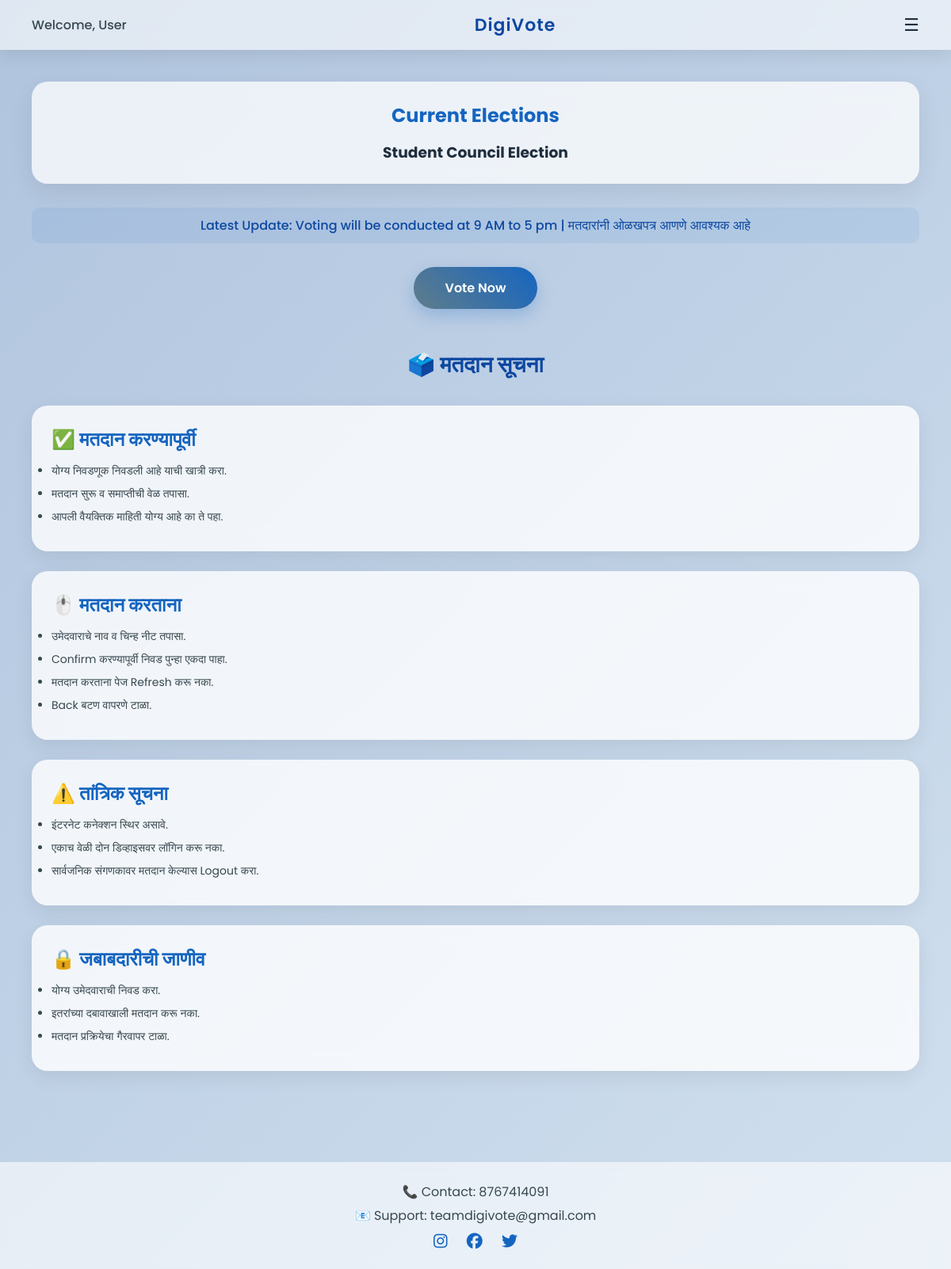
/user_home, run on an earlier commit of the app's database.
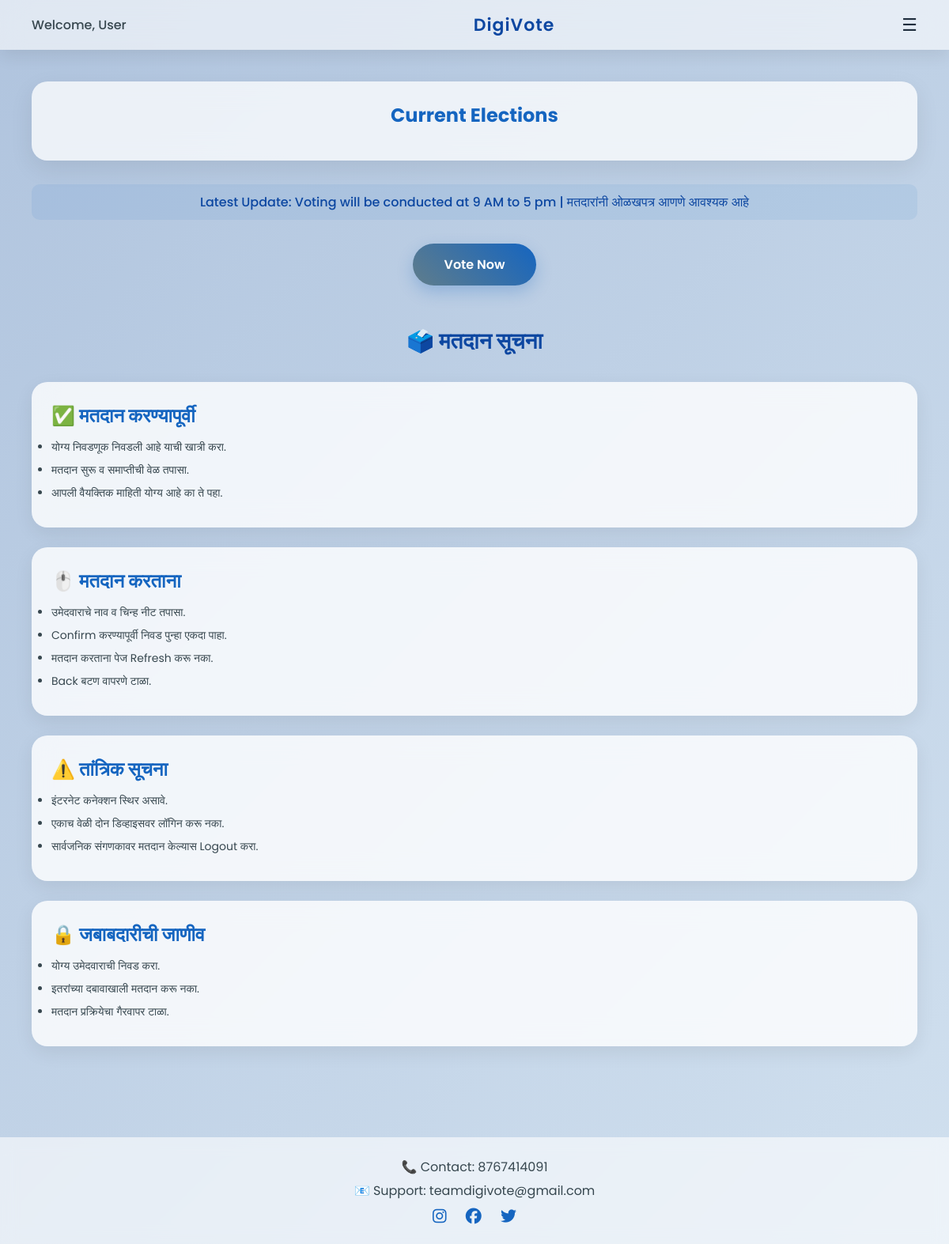
And on a later commit of the database.
### tables this page shows
CREATE TABLE "election_info" (
	"eid"	INTEGER NOT NULL,
	"election_name"	TEXT NOT NULL,
	"election_date"	TEXT NOT NULL,
	"start_time"	TEXT NOT NULL,
	"end_time"	TEXT NOT NULL,
	PRIMARY KEY("eid")
);

### app.py (the view)
@app.route('/user_home')
def user_home():
    conn=sqlite3.connect('online_voting.db')
    try:
      cur=conn.cursor()
      cur.execute("SELECT election_name FROM election_info ORDER BY eid DESC")
      elections=cur.fetchall()
    finally:
     conn.close()
    return render_template('user_home.html', elections=elections)

### templates/user_home.html (shortened to what this page needs)
<!DOCTYPE html>
<html lang="en">
<head>
    <link rel="stylesheet" href="/static/css/user.css">
    <link rel="stylesheet"
          href="https://cdnjs.cloudflare.com/ajax/libs/font-awesome/6.5.1/css/all.min.css">
</head>
<body>
<nav class="navbar">
    <div class="nav-left">
        <span class="welcome">Welcome, User</span>
    </div>
    <div class="nav-center">
        <span class="brand">DigiVote</span>
    </div>
    <div class="nav-right">
        <div class="menu-icon" onclick="toggleMenu()">
            ☰
        </div>
    </div>
</nav>
<main class="main-content">
    <section class="election-box" >
        <h2>Current Elections</h2>
    {% for e in elections%}
        <h3>{{e[0]}}</h3>
    {%endfor%}
    </section>
    <section class="updates">
        <marquee behavior="scroll" direction="left">
            Latest Update: Voting will be conducted at 9 AM to 5 pm | मतदारांनी ओळखपत्र आणणे आवश्यक आहे
        </marquee>
    </section>
    <section class="vote-section">
        <button class="vote-btn" onclick="window.location.href='/vote_page'">
            Vote Now
        </button>
    </section>
    <div class="vote-guide-container">
    <h1 class="main-title">🗳️ मतदान सूचना</h1>
    <div class="guide-card">
        <h2>✅ मतदान करण्यापूर्वी</h2>
        <ul>
            <li>योग्य निवडणूक निवडली आहे याची खात्री करा.</li>
            <li>मतदान सुरू व समाप्तीची वेळ तपासा.</li>
            <li>आपली वैयक्तिक माहिती योग्य आहे का ते पहा.</li>
        </ul>
    </div>
    <div class="guide-card">
        <h2>🖱️ मतदान करताना</h2>
        <ul>
            <li>उमेदवाराचे नाव व चिन्ह नीट तपासा.</li>
            <li>Confirm करण्यापूर्वी निवड पुन्हा एकदा पाहा.</li>
            <li>मतदान करताना पेज Refresh करू नका.</li>
            <li>Back बटण वापरणे टाळा.</li>
        </ul>
    </div>
    <div class="guide-card">
        <h2>⚠️ तांत्रिक सूचना</h2>
        <ul>
            <li>इंटरनेट कनेक्शन स्थिर असावे.</li>
            <li>एकाच वेळी दोन डिव्हाइसवर लॉगिन करू नका.</li>
            <li>सार्वजनिक संगणकावर मतदान केल्यास Logout करा.</li>
        </ul>
    </div>
    <div class="guide-card">
        <h2>🔒 जबाबदारीची जाणीव</h2>
        <ul>
            <li>योग्य उमेदवाराची निवड करा.</li>
            <li>इतरांच्या दबावाखाली मतदान करू नका.</li>
            <li>मतदान प्रक्रियेचा गैरवापर टाळा.</li>
        </ul>
    </div>
</div>
</main>
<footer class="footer">
    <p>📞 Contact: 8767414091</p>
    <p>📧 Support: teamdigivote@gmail.com</p>
    <div class="social-icons">
        <a target="_blank" href="https://www.instagram.com/sagxrrr_07?igsh=MXFjbTJnZmNibzMyOA=="><i class="fab fa-instagram"></i></a>
        <a target="_blank" href="https://www.facebook.com/share/16obAVUBGH/"><i class="fab fa-facebook"></i></a>
        <a target="_blank" href="https://x.com/adi_9322?s=09"><i class="fab fa-twitter"></i></a>
    </div>
</footer>
</body>
</html>

### static/css/user.css (style rules this page uses)
* { margin: 0; padding: 0; box-sizing: border-box; font-family: 'Poppins', sans-serif; }
body { min-height: 100vh; background: linear-gradient(-45deg, #e3edf7, #cfd9df, #dbe9f4, #b0c4de); background-size: 400% 400%; animation: gradientBG 12s ease infinite; color: #1f2d3d; }
.navbar { display: flex; justify-content: space-between; align-items: center; padding: 15px 40px; background: rgba(255, 255, 255, 0.6); backdrop-filter: blur(15px); box-shadow: 0 8px 20px rgba(0,0,0,0.08); }
.brand { font-size: 22px; font-weight: 600; letter-spacing: 1px; color: #0d47a1; }
.welcome { font-weight: 500; color: #37474f; }
.menu-icon { font-size: 22px; cursor: pointer; color: #1f2d3d; }
.main-content { padding: 40px; text-align: center; }
.election-box { background: rgba(255,255,255,0.75); backdrop-filter: blur(15px); padding: 25px; border-radius: 20px; margin-bottom: 30px; box-shadow: 0 10px 30px rgba(0,0,0,0.08); }
.election-box h2 { margin-bottom: 15px; color: #1565c0; }
.updates { background: rgba(21, 101, 192, 0.08); padding: 10px; border-radius: 10px; margin-bottom: 30px; font-weight: 500; color: #0d47a1; }
.vote-btn { padding: 14px 40px; border: none; border-radius: 30px; background: linear-gradient(45deg, #607d8b, #1565c0); color: white; font-size: 16px; font-weight: 600; cursor: pointer; transition: 0.4s ease; box-shadow: 0 8px 20px rgba(21,101,192,0.25); }
.vote-guide-container { margin-top: 50px; }
.main-title { font-size: 28px; margin-bottom: 30px; color: #0d47a1; }
.guide-card { background: rgba(255,255,255,0.8); backdrop-filter: blur(15px); border-radius: 20px; padding: 25px; margin-bottom: 25px; text-align: left; box-shadow: 0 8px 25px rgba(0,0,0,0.07); transition: 0.4s ease; }
.guide-card h2 { margin-bottom: 12px; color: #1565c0; }
.guide-card ul li { margin-bottom: 8px; font-size: 14px; color: #37474f; }
.footer { margin-top: 50px; padding: 20px; text-align: center; background: rgba(255,255,255,0.6); backdrop-filter: blur(10px); }
.footer p { margin: 5px 0; color: #37474f; }
.social-icons a { margin: 0 10px; font-size: 20px; color: #1565c0; transition: 0.3s; }

What changed in the data, as far as the page shows it:
removed election_info: election_name "Student Council Election"
